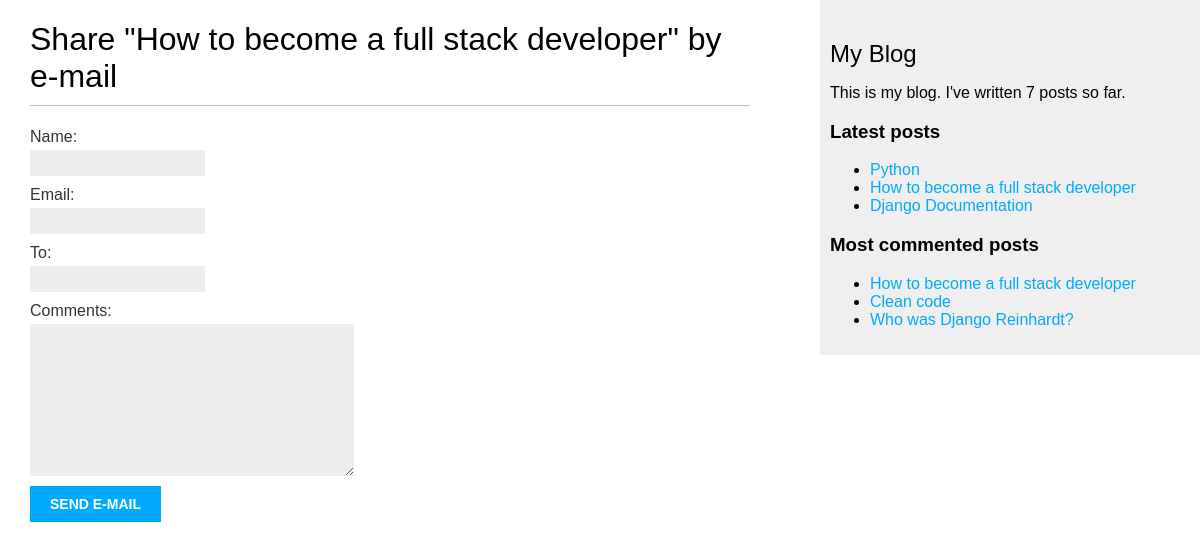
/blog/8/share/, run on the app's committed database.
### blog/models.py (models this page shows, shortened)
class Post(models.Model):
    STATUS_CHOICES = (
    ('draft', 'Draft'),
    ('published', 'Published'),
    )
    title = models.CharField(max_length=250)
    slug = models.SlugField(max_length=250,unique_for_date='publish')
    author = models.ForeignKey(User,on_delete=models.CASCADE,related_name='blog_posts')
    body = models.TextField()
    publish = models.DateTimeField(default=timezone.now)
    created = models.DateTimeField(auto_now_add=True)
    updated = models.DateTimeField(auto_now=True)
    status = models.CharField(max_length=10,choices=STATUS_CHOICES,default='draft')
    objects = models.Manager()
    published = PublishedManager()
    tags = TaggableManager()
    class Meta:
        ordering = ('-publish',)
    def get_absolute_url(self):
        return reverse('blog:post_detail',
                        args=[self.publish.year,
                        self.publish.month,
                        self.publish.day, self.slug])

### blog/views.py (the view)
# urls.py: path('<int:post_id>/share/', views.post_share, name='post_share'),
def post_share(request, post_id):
    post = get_object_or_404(Post, id = post_id, status = 'published')
    sent = False
    if request.method == "POST":
        form = EmailPostForm(request.POST)
        if form.is_valid():
            cd = form.cleaned_data
            post_url = request.build_absolute_uri(post.get_absolute_url())
            subject = f"{cd['name']} recommends you read {post.title}"
            message = f"read {post.title} at {post_url} \n\n {cd['name']}\'s comments: {cd['comments']}"
            send_mail(subject,message,"mailfrombackend@gmail.com",[cd['to']])
            sent = True
    else:
        form = EmailPostForm()
    return render(request,"blog/post/share.html",{"post":post,"form":form,'sent':sent})

### blog/forms.py
class EmailPostForm(forms.Form):
    name = forms.CharField(max_length=25)
    email = forms.EmailField()
    to = forms.EmailField()
    comments = forms.CharField(required = False,widget=forms.Textarea)

### blog/models.py (called while the page is built)
    def get_queryset(self):
        return super().get_queryset().filter(status="published")

### blog/templatetags/blog_tags.py (called while the page is built)
@register.simple_tag(name='total_posts')
def total_posts():
    return Post.published.count()

@register.inclusion_tag('blog/post/latest_posts.html')
def show_latest_posts(count=5):
    latest_posts = Post.published.order_by('-publish')[:count]
    return {'latest_posts':latest_posts}

@register.simple_tag
def get_most_commented_posts(count=5):
    return Post.published.annotate(total_comments=Count('comments')).order_by('-total_comments')[:count]

### blog/templates/blog/post/share.html (shortened to what this page needs)
{% extends "blog/base.html" %}
{% block content %}
    {% if sent %}
        <h1>E-mail successfully sent</h1>
            <p>
                "{{ post.title }}" was successfully sent to {{ form.cleaned_data.to }}.
            </p>
    {% else %}
        <h1>Share "{{ post.title }}" by e-mail</h1>
        <form method="post">
            {{ form.as_p }}
            <input type="submit" value="Send e-mail">
        </form>
    {% endif %}
{% endblock %}

### blog/templates/blog/base.html (shortened to what this page needs)
{% load blog_tags %}
{% load static %}
<!DOCTYPE html>
<html lang="en">
<head>
    <link rel="stylesheet" href='{% static "css/blog.css" %}'>
</head>
<body>
    <div id ="content">
        {% block content %}
        {% endblock %}
    </div>
    <div id ="sidebar">
        <h2>My Blog</h2>
        <p>This is my blog. I've written {% total_posts %} posts so far.</p>
        <h3>Latest posts</h3>
        {% show_latest_posts 3 %}
        <h3>Most commented posts</h3>
        {% get_most_commented_posts 3 as most_commented_posts %}
            <ul>
                {% for post in most_commented_posts %}
                    <li>
                        <a href="{{ post.get_absolute_url }}">{{ post.title }}</a>
                    </li>
                {% endfor %}
            </ul>
    </div>
</body>
</html>

### blog/templates/blog/post/latest_posts.html
<ul>
    {% for post in latest_posts %}
        <li>
            <a href="{{ post.get_absolute_url }}">{{ post.title }}</a>
        </li>
    {% endfor %}
</ul>

### blog/static/css/blog.css (style rules this page uses)
body { margin:0; padding:0; font-family:helvetica, sans-serif; }
a { color:#00abff; text-decoration:none; }
h1 { font-weight:normal; border-bottom:1px solid #bbb; padding:0 0 10px 0; }
h2 { font-weight:normal; margin:30px 0 0; }
#content { float:left; width:60%; padding:0 0 0 30px; }
#sidebar { float:right; width:30%; padding:10px; background:#efefef; height:100%; }
label { float:left; clear:both; color:#333; margin-bottom:4px; }
input, textarea { clear:both; float:left; margin:0 0 10px; background:#ededed; border:0; padding:6px 10px; font-size:12px; }
input[type=submit] { font-weight:bold; background:#00abff; color:#fff; padding:10px 20px; font-size:14px; text-transform:uppercase; }

### data on the page
Post: title "How to become a full stack developer"
Post: title "Python"
Post: title "Django Documentation"
Post: title "Clean code"
Post: title "Who was Django Reinhardt?"
